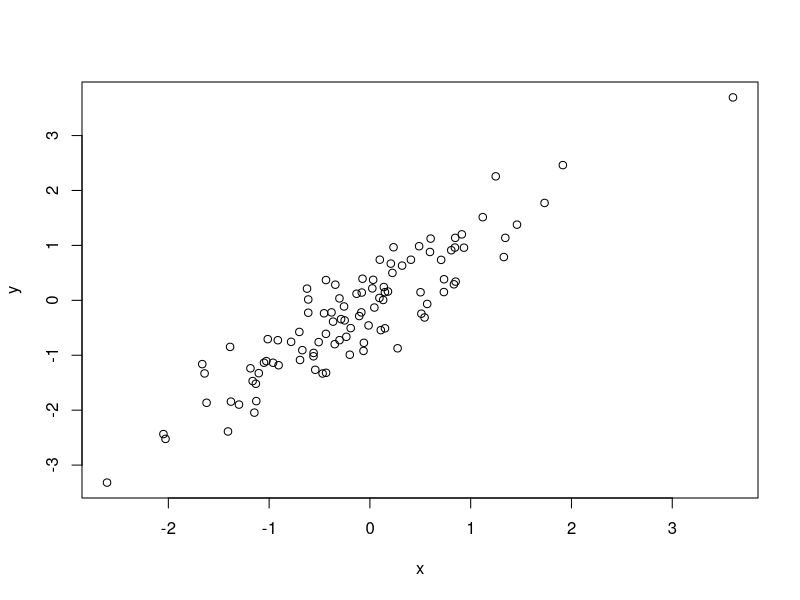
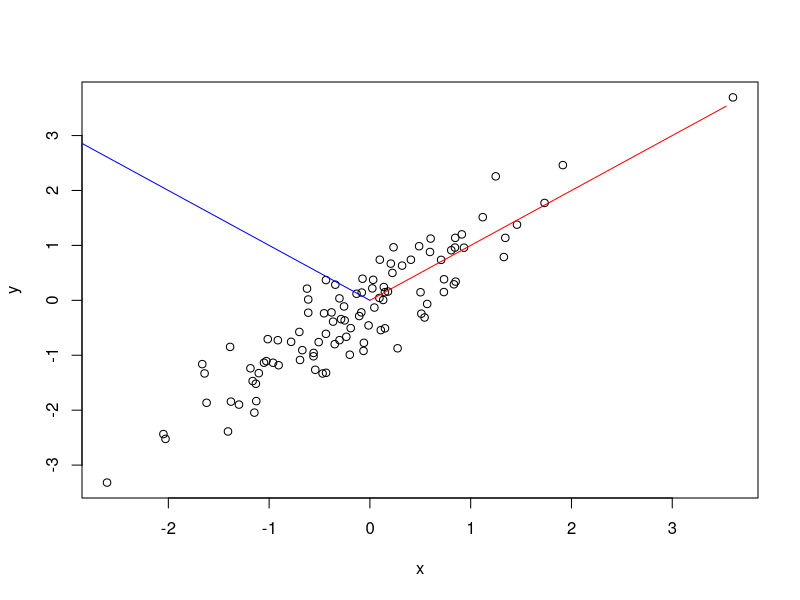

Write the R code that produced these figures, in order.
#######################################################################################
# PCA: Visualize the eignenvectors of the correlation matrix for 
# two inputs

# Reference: https://www.cs.princeton.edu/picasso/mats/PCA-Tutorial-Intuition_jp.pdf
#######################################################################################

x <- rnorm(100)
y <- x + rnorm(100, sd = .5)

plot(x,y)

K <- cor(cbind(x,y))

e <- eigen(K)
plot(x,y)
k <- 5

lines(c(0,k*e$vectors[1,1]), c(0, k*e$vectors[2,1]), type = 'l', col = 'red')
lines(c(0,k*e$vectors[1,2]), c(0, k*e$vectors[2,2]), type = 'l', col = 'blue')


# Check that Av = \lambda*v, where 
# A = k, v is an eigenvector (column of e$vector),
# and \lambda is an eigenvalue

# first eigenvector
K %*% e$vectors[,1] 
e$values[1]*e$vectors[,1]

# second eigenvector
K %*% e$vectors[,2] 
e$values[2]*e$vectors[,2]

